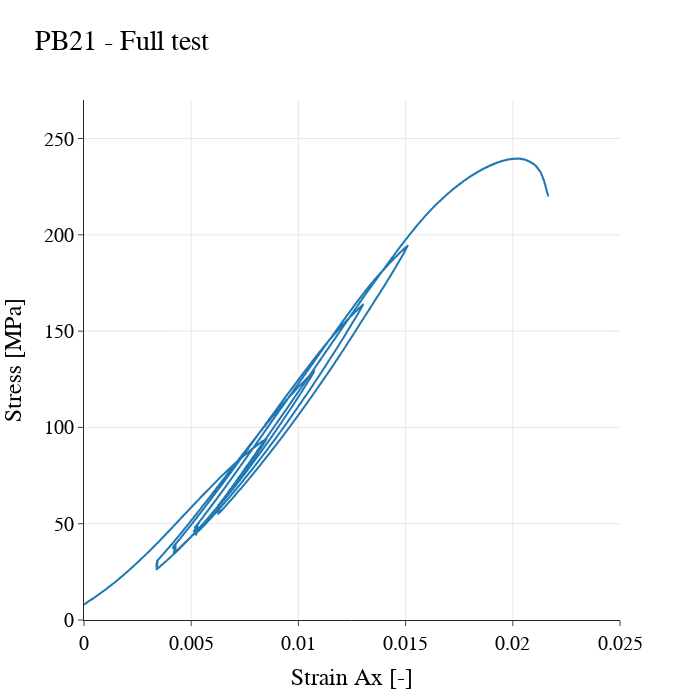

The cell this chart's notebook holds for it:
### Code cell
### INTERACTIVE PLOTTING
## Plot all the data. This plots all the cycles together to visualize the data
fig = px.line(df_exp_PB, x = 'Strain Ax [-]', y = 'Stress [MPa]', hover_data=['Index'], width=700, height=700, title='PB21 - Full test', template="simple_white")
fig.update_yaxes(showgrid=True)
fig.update_xaxes(showgrid=True)
fig.update_layout( yaxis=dict(range=[0, 270]),# customize font and legend orientation & position
                  xaxis=dict(range=[0, 0.025]),
    font=dict(
        family="Times New Roman",
        size=20,
        color="Black"),
    legend=dict(title=None, orientation="h", y=1, yanchor="bottom", x=0.5, xanchor="center"))

fig.show()

# fig.write_html("Graphs/Full_test.html")

### Figure 1 — Plotly figure (JSON) as saved in the notebook; plotly's stock layout.template omitted (floating-point values rounded to 4 significant figures; data arrays with more than 128 entries replaced by an {"elided": "..."} marker saying what was removed)
{"data": [{"customdata": {"elided": "4301x1 int values"}, "hovertemplate": "Strain Ax [-]=%{x}<br>Stress [MPa]=%{y}<br>Index=%{customdata[0]}<extra></extra>", "legendgroup": "", "line": {"color": "#1F77B4", "dash": "solid"}, "marker": {"symbol": "circle"}, "mode": "lines", "name": "", "showlegend": false, "type": "scattergl", "x": {"elided": "4301 float values"}, "xaxis": "x", "y": {"elided": "4301 float values"}, "yaxis": "y"}], "layout": {"font": {"color": "Black", "family": "Times New Roman", "size": 20}, "height": 700, "legend": {"orientation": "h", "title": {}, "tracegroupgap": 0, "x": 0.5, "xanchor": "center", "y": 1, "yanchor": "bottom"}, "title": {"text": "PB21 - Full test"}, "width": 700, "xaxis": {"anchor": "y", "domain": [0, 1], "range": [0, 0.025], "showgrid": true, "title": {"text": "Strain Ax [-]"}}, "yaxis": {"anchor": "x", "domain": [0, 1], "range": [0, 270], "showgrid": true, "title": {"text": "Stress [MPa]"}}}}
